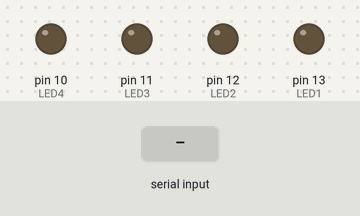
The sketch below on a simulated Arduino Uno, built with avr-gcc and run on an emulated ATmega328P. Shown: output pins drawn as LEDs (lit = HIGH). The inputs (shaded band) are chosen by the test bench.

Above: at 1.2 s.
1.3 s: "CH1 ON" received over Serial
At 2.0 s:
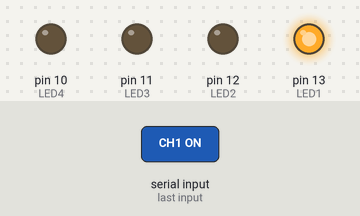
Timing chart, 0 to 4.3 s (numbered marks = the images above; inputs shaded):
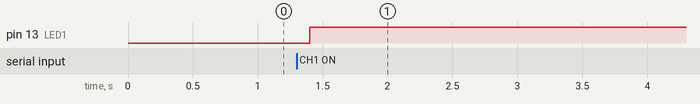

Measured:
- after the input at 1.3 s, pin 13 (LED1): LOW → HIGH after 0.10 s

The sketch:

bluetooth_bulb.ino
```cpp
#define LED1 13
#define LED2 12
#define LED3 11
#define LED4 10

String data;

void setup() {
  pinMode(LED1, OUTPUT);
  pinMode(LED2, OUTPUT);
  pinMode(LED3, OUTPUT);
  pinMode(LED4, OUTPUT);
  Serial.begin(9600);
  digitalWrite(LED1,LOW);
  digitalWrite(LED2,LOW);
  digitalWrite(LED3,LOW);
  digitalWrite(LED4,LOW);
}

void loop()
{
  data="";
  while(Serial.available())
  {
    char c=Serial.read();
    if(c=='#')
    {
      break;
    }
    data+=c;
  }
  if (data.length()>0)
  {
    if (data=="CH1 ON")
    {
      digitalWrite(LED1, HIGH);

    }
    if (data=="CH2 ON")
    {
      digitalWrite(LED2, HIGH);
    }
    if (data=="CH3 ON")
    {
      digitalWrite(LED3, HIGH);
    }
    if (data=="CH4 ON")
    {
      digitalWrite(LED4, HIGH);
    }
    if (data=="CH1 OFF")
    {
      digitalWrite(LED1, LOW);

    }
    if (data=="CH2 OFF")
    {
      digitalWrite(LED2, LOW);
    }
    if (data=="CH3 OFF")
    {
      digitalWrite(LED3, LOW);
    }
    if (data=="CH4 OFF")
    {
      digitalWrite(LED4, LOW);
    }
  }
  delay(100);
}
```
